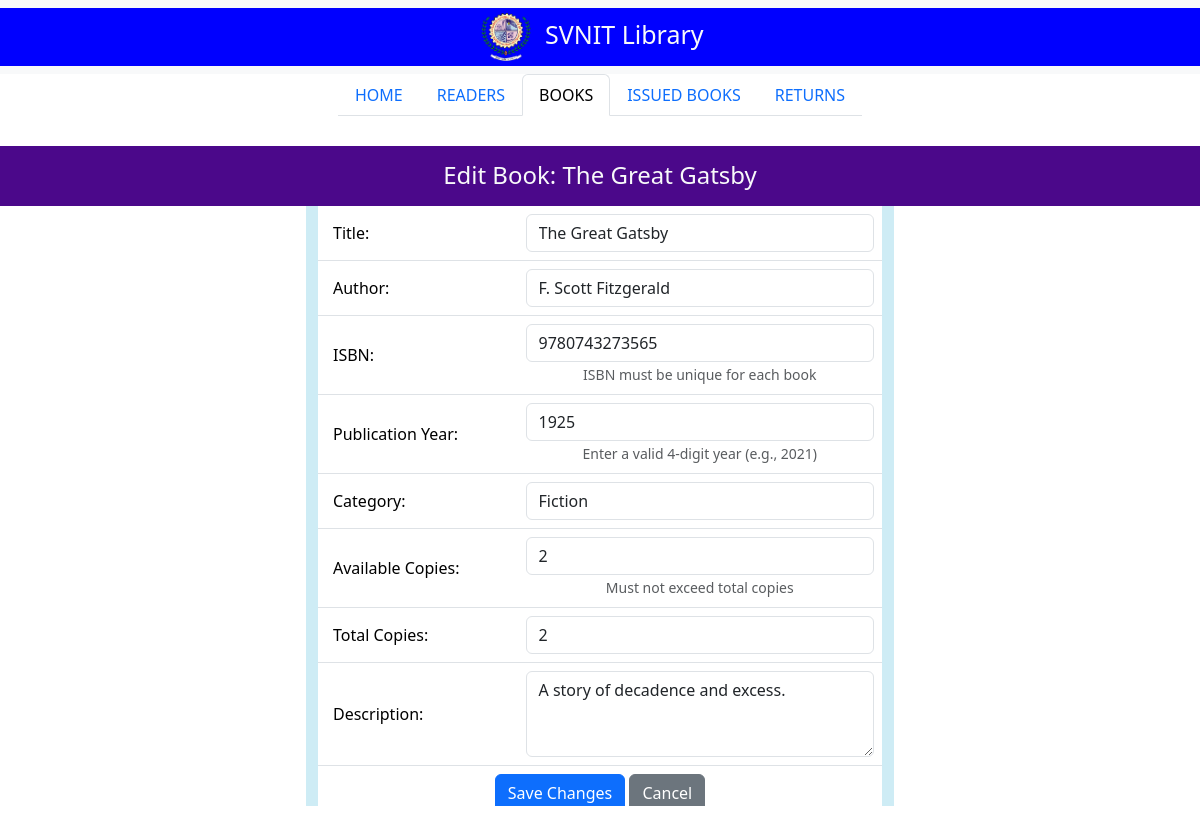
/books/edit/4, run on the app's committed database.
### lim_app/models.py (models this page shows, shortened)
class Book(models.Model):
    title = models.CharField(max_length=200, default="")
    author = models.CharField(max_length=200, default="")
    isbn = models.CharField(max_length=20, unique=True, default="temp")  # We'll set a temporary default
    publication_year = models.IntegerField(default=2000)  # Set a reasonable default year
    category = models.CharField(max_length=100, blank=True, null=True)  # Make category optional
    available_copies = models.IntegerField(default=0)
    total_copies = models.IntegerField(default=0)
    description = models.TextField(blank=True, null=True)
    price = models.DecimalField(max_digits=10, decimal_places=2, default=0.00)  # Book price for fine calculations
    added_date = models.DateTimeField(default=timezone.now)  # Changed from auto_now_add to default

### lim_app/views.py (the view)
# urls.py: path('books/edit/<int:id>', edit_book, name='edit_book'),
def edit_book(request, id):
    try:
        if request.method == 'POST':
            book = Book.objects.get(id=id)
            available_copies = int(request.POST['available_copies'])
            total_copies = int(request.POST['total_copies'])
            if available_copies > total_copies:
                return render(request, "edit_book.html", context={
                    "current_tab": "books",
                    "book": book,
                    "error_message": "Available copies cannot exceed total copies."
                })
            pub_year = int(request.POST['publication_year'])
            if pub_year < 1000 or pub_year > 9999:
                return render(request, "edit_book.html", context={
                    "current_tab": "books",
                    "book": book,
                    "error_message": "Publication year must be a valid 4-digit year."
                })
            isbn = request.POST['isbn']
            if isbn != book.isbn and Book.objects.filter(isbn=isbn).exists():
                return render(request, "edit_book.html", context={
                    "current_tab": "books",
                    "book": book,
                    "error_message": "A book with this ISBN already exists."
                })
            book.title = request.POST['title']
            book.author = request.POST['author']
            book.isbn = isbn
            book.publication_year = pub_year
            book.category = request.POST['category']
            book.available_copies = available_copies
            book.total_copies = total_copies
            book.description = request.POST['description']
            book.price = float(request.POST.get('price', book.price))
            book.save()
            return redirect('/books')
        else:
            book = Book.objects.get(id=id)
            return render(request, "edit_book.html", context={"current_tab": "books", "book": book})
    except Exception as e:
        books = Book.objects.all()
        return render(request, "books.html", context={
            "current_tab": "books",
            "books": books,
            "error_message": f"Error editing book: {str(e)}"
        })

### lim_app/templates/edit_book.html (shortened to what this page needs)
<!DOCTYPE html>
{% extends "index.html" %}
{% load static %}
{% block main_content %}
<div class="container-flex text-center justify-content-center align-items-center" style="padding-top:10px; padding-bottom:20px; margin-top:10px;vertical-align:middle;">
    <div class="row justify-content-center align-middle" style="margin-top: 10px;height:60px;">
        <div class="col-md-12 text-light" style="background:#4B088A;">
            <h4 style="margin-top:15px">Edit Book: {{ book.title }}</h4>
        </div>
    </div>
    <div class="row justify-content-center">
        <div class="col-md-6">
            <div class="container" style="overflow-y:auto; height:600px;background:#CEECF5">
                <form action="/books/edit/{{ book.id }}" method="POST">
                    <table class="table">
                        <tr>
                            <td style="text-align:left;vertical-align:middle; padding-left: 15px">Title:
                            </td>
                            <td><input type="text" class="form-control" name="title" value="{{ book.title }}" required></td>
                        </tr>
                        <tr>
                            <td style="text-align:left;vertical-align:middle; padding-left: 15px">Author:
                            </td>
                            <td><input type="text" class="form-control" name="author" value="{{ book.author }}" required></td>
                        </tr>
                        <tr>
                            <td style="text-align:left;vertical-align:middle; padding-left: 15px">ISBN:
                            </td>
                            <td>
                                <input type="text" class="form-control" name="isbn" value="{{ book.isbn }}" required>
                                <small class="form-text text-muted">ISBN must be unique for each book</small>
                            </td>
                        </tr>
                        <tr>
                            <td style="text-align:left;vertical-align:middle; padding-left: 15px">Publication Year:
                            </td>
                            <td>
                                <input type="number" class="form-control" name="publication_year" value="{{ book.publication_year }}" required>
                                <small class="form-text text-muted">Enter a valid 4-digit year (e.g., 2021)</small>
                            </td>
                        </tr>
                        <tr>
                            <td style="text-align:left;vertical-align:middle; padding-left: 15px">Category:
                            </td>
                            <td><input type="text" class="form-control" name="category" value="{{ book.category }}"></td>
                        </tr>
                        <tr>
                            <td style="text-align:left;vertical-align:middle; padding-left: 15px">Available Copies:
                            </td>
                            <td>
                                <input type="number" class="form-control" name="available_copies" value="{{ book.available_copies }}" min="0" required>
                                <small class="form-text text-muted">Must not exceed total copies</small>
                            </td>
                        </tr>
                        <tr>
                            <td style="text-align:left;vertical-align:middle; padding-left: 15px">Total Copies:
                            </td>
                            <td>
                                <input type="number" class="form-control" name="total_copies" value="{{ book.total_copies }}" min="1" required>
                            </td>
                        </tr>
                        <tr>
                            <td style="text-align:left;vertical-align:middle; padding-left: 15px">Description:
                            </td>
                            <td><textarea class="form-control" name="description" rows="3">{{ book.description }}</textarea></td>
                        </tr>
                        <tr>
                            <td colspan="2">
                                <button class="btn btn-primary" type="submit">Save Changes</button>
                                <a href="/books" class="btn btn-secondary">Cancel</a>
                            </td>
                        </tr>
                    </table>
                </form>
            </div>
        </div>
    </div>
</div>
{% endblock %}

### data on the page
Book: title "The Great Gatsby", author "F. Scott Fitzgerald", isbn "9780743273565", publication_year "1925", category "Fiction", available_copies "2", total_copies "2", description "A story of decadence and excess."
